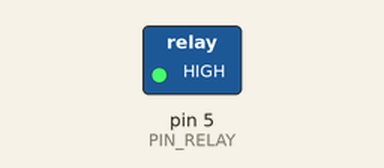
The sketch below on a simulated Arduino Uno, built with avr-gcc and run on an emulated ATmega328P. Parts: switched loads named in the sketch (green lamp = pin HIGH).

Above: at 0.1 s.
At 60.1 s:
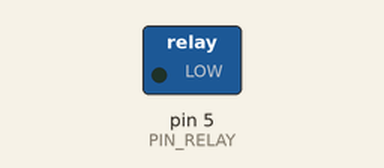
Timing chart, 0 to 61.6 s (numbered marks = the images above):
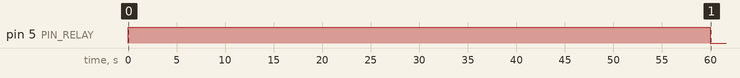

The sketch:

sketch_jun10a.ino
```cpp
// в выключенном состоянии - нормально разомкнуто, во включенном - нормально замкнуто.

#define PIN_RELAY 5 // Определяем пин, используемый для подключения реле

// В этой функции определяем первоначальные установки
void setup()
{
  pinMode(PIN_RELAY, OUTPUT); // Объявляем пин реле как выход
  digitalWrite(PIN_RELAY, LOW); // Выключаем реле - посылаем высокий сигнал
}
void loop()
{
  digitalWrite(PIN_RELAY, HIGH); // Включаем реле - посылаем низкий уровень сигнала
  delay(60000);
  digitalWrite(PIN_RELAY, LOW); // Отключаем реле - посылаем высокий уровень сигнала
  delay(300000);
}
```

Measured:
- by itself, pin 5 (PIN_RELAY): LOW → HIGH at 0.00 s, → LOW 60.0 s later
